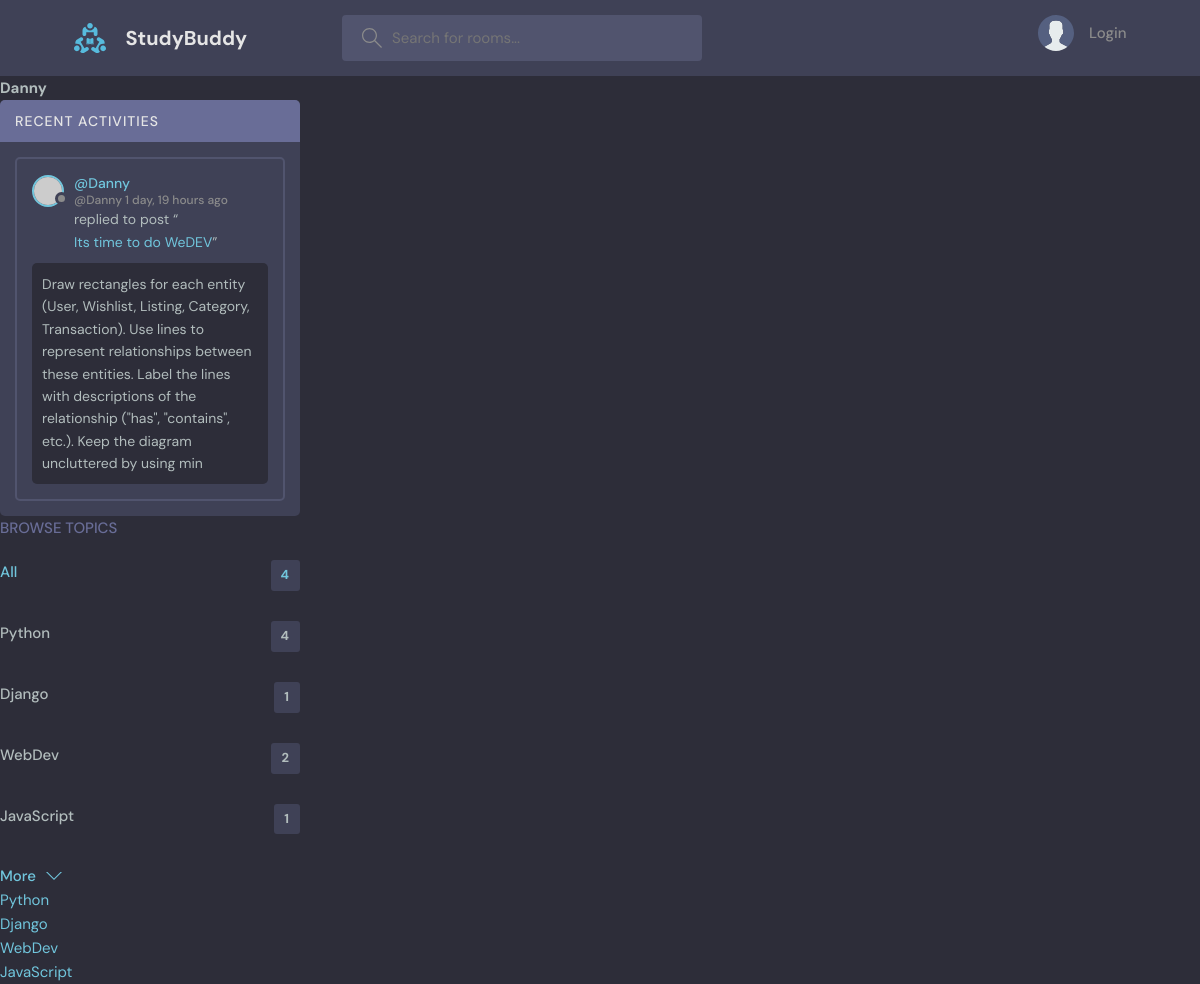
Screenshot of /profile/3/ with the database file from the repository.
### base/models.py (models this page shows, shortened)
class Message(models.Model):
    user = models.ForeignKey(User, on_delete=models.CASCADE)
    room = models.ForeignKey(Room, on_delete=models.CASCADE)
    body = models.TextField()
    updated = models.DateTimeField(auto_now=True)
    created = models.DateTimeField(auto_now_add=True)
    class Meta:
     ordering = ['-created', '-updated']

class Room(models.Model):
    host = models.ForeignKey(User, on_delete=models.SET_NULL, null=True)
    topic= models.ForeignKey(Topic, on_delete=models.SET_NULL, null=True)
    name = models.CharField(max_length=200)
    description = models.TextField(null=True,blank =True)
    participants = models.ManyToManyField(User, related_name='participants', blank=True)
    updated = models.DateTimeField(auto_now=True)
    created = models.DateTimeField(auto_now_add=True)
    class Meta:
        ordering = ['-created', '-updated']
    def __str__(self):
        return self.name

class Topic(models.Model):
    name = models.CharField(max_length=200)
    def __str__(self):
        return self.name

### base/views.py (the view)
# urls.py: path('profile/<str:pk>/', views.userProfile, name="user-profile"),
def userProfile(request, pk):
    user = User.objects.get(id=pk)
    rooms = user.room_set.all()
    room_messages = user.message_set.all()
    topics = Topic.objects.all()
    context ={'user': user, 'rooms': rooms, 'room_messages': room_messages, 'topics': topics}
    return render(request, 'base/profile.html', context)

### base/templates/base/profile.html (shortened to what this page needs)
{% extends 'main.html' %}
{% block content %}
<h1>{{user.username}}</h1>
<div class="profile-container">
    <div>
        {% include 'base/activity_component.html'%}
    </div>
    <div>
        {% include 'base/topics_component.html'%}
    </div>
</div>
{%endblock content %}

### base/templates/base/activity_component.html (shortened to what this page needs)
<div class="activities">
    <div class="activities__header">
      <h2>Recent Activities</h2>
    </div>
    {%for message in room_messages %}
    <div class="activities__box">
      <div class="activities__boxHeader roomListRoom__header">
        <a href="{%  url 'user-profile' message.user.id%}" class="roomListRoom__author">
          <div class="avatar avatar--small">
            <img src="https://randomuser.me/api/portraits/women/11.jpg" />
          </div>
          <p>
            @{{message.user}}
            <span>@{{message.user}} {{message.created|timesince}} ago</span>
          </p>
        </a>
      </div>
      <div class="activities__boxContent">
        <p>replied to post “<a href="{% url 'room' message.room.id %}">{{message.room}}</a>”</p>
        <div class="activities__boxRoomContent">
          {{message.body}}
        </div>
      </div>
 {%endfor%}
</div>

### base/templates/base/topics_component.html
<div class="topics">
  <div class="topics__header">
    <h2>Browse Topics</h2>
  </div>
  <ul class="topics__list">
    <li>
      <a href="{% url 'home'%}" class="active">All <span>{{topics.count}}</span></a>
    </li>
    {% for topic in topics %}
    <li>
      <a href="{% url 'home' %}?q={{topic.name}}">{{topic.name}} <span>{{topic.room_set.all.count}}</span></a>
    </li>
    {% endfor %}
  </ul>
  <a class="btn btn--link" href="topics.html">
    More
    <svg version="1.1" xmlns="http://www.w3.org/2000/svg" width="32" height="32" viewBox="0 0 32 32">
      <title>chevron-down</title>
      <path d="M16 21l-13-13h-3l16 16 16-16h-3l-13 13z"></path>
    </svg>
  </a>
</div>
    {% for topic in topics %}
    <div>
      <a href="{% url 'home' %}?q={{topic.name}}">{{topic}}</a>
    {%endfor%}
    </div>

### static/styles/style.css (style rules this page uses)
:root { --color-main: #71c6dd; --color-main-light: #e1f6fb; --color-dark: #3f4156; --color-dark-medium: #51546e; --color-dark-light: #696d97; --color-light: #e5e5e5; --color-gray: #8b8b8b; --color-light-gray: #b2bdbd; --color-bg: #2d2d39; --color-success: #5dd693; --color-error: #fc4b0b; }
* { font-family: "DM Sans", -apple-system, BlinkMacSystemFont, "Segoe UI", Roboto, Oxygen, Ubuntu, Cantarell, "Open Sans", "Helvetica Neue", sans-serif; margin: 0; padding: 0; box-sizing: border-box; text-rendering: optimizeLegibility; font-size: inherit; }
html { font-size: 56.25%; }
@media only screen and (min-width: 1200px) { html { font-size: 62.5%; } }
body { line-height: 1.6; font-weight: 400; font-size: 1.5rem; color: var(--color-light-gray); background-color: var(--color-bg); min-height: 100vh; }
img { width: 100%; }
a { display: inline-block; color: var(--color-main); text-decoration: none; }
.btn { background-color: transparent; border: none; display: inline-flex; align-items: center; gap: 1rem; cursor: pointer; transition: all ease-in-out 0.3s; padding: 1rem 2rem; border-radius: 5px; box-shadow: 1px 1px 3px 1px rgba(0, 0, 0, 0.15); font-weight: 500; }
.btn--link { border-radius: 0; padding: 0; color: var(--color-main); box-shadow: none; }
.btn > svg { fill: currentColor; width: 1.6rem; height: 1.6rem; }
.avatar { position: relative; display: inline-block; border-radius: 50%; border: 2px solid var(--color-main); }
.avatar img { display: block; border-radius: 50%; object-fit: cover; object-position: center; }
.avatar::after { content: ""; display: block; position: absolute; background-color: var(--color-gray); z-index: 111; border-radius: 50%; border: 0.3rem solid var(--color-dark); }
.avatar.avatar--small img { width: 2.8rem; height: 2.8rem; }
.avatar.avatar--small:after { width: 0.7rem; height: 0.7rem; bottom: 0px; right: -6px; }
.topics__header { margin-bottom: 2rem; }
.topics__header h2 { text-transform: uppercase; font-weight: 500; color: var(--color-dark-light); }
.topics__list { list-style: none; }
.topics__list li a { display: flex; justify-content: space-between; margin-bottom: 3rem; font-weight: 500; color: var(--color-light-gray); transition: all 0.3s ease-in-out; }
.topics__list li a.active, .topics__list li a:hover { color: var(--color-main); }
.topics__list li a span { padding: 0.5rem 1rem; background-color: var(--color-dark); border-radius: 3px; font-size: 1.3rem; font-weight: 700; letter-spacing: 1px; }
.roomListRoom__header { display: flex; justify-content: space-between; align-items: center; }
.roomListRoom__author { font-weight: 500; display: flex; align-items: center; gap: 1rem; }
.activities { background: var(--color-dark); border-radius: 5px; overflow: hidden; }
.activities__header h2 { background-color: var(--color-dark-light); text-transform: uppercase; font-weight: 500; padding: 1rem 1.5rem; color: var(--color-light); letter-spacing: 1px; font-size: 1.4rem; }
.activities__box { margin: 1.5rem; padding: 1.5rem; border: 2px solid var(--color-dark-medium); border-radius: 5px; }
.activities__boxHeader p { font-size: 1.4rem; line-height: 1.3; }
.activities__boxHeader p span { color: var(--color-gray); font-size: 1.2rem; display: block; }
.activities__boxContent { margin-left: 4.2rem; }
.activities__boxContent { font-size: 1.4rem; }
.activities__boxRoomContent { background: var(--color-bg); padding: 1rem; border-radius: 5px; margin-top: 1rem; margin-left: -4.2rem; }

### base/templates/base/profile.html (style rules this page uses)
.profile-container { display: grid; grid-template-columns: 1fr 2fr 1fr; }

### rows the page displays
Message: user "Danny", created "1 day, 19 hours", room "Its time to do WeDEV", body "Draw rectangles for each entity (User, Wishlist, Listing, Category, Transaction). Use lines to represent relationships between these entities. Label the lines with descriptions of the relationship (\"has\", \"contains\", etc.). Keep the diagram uncluttered by using min"
Topic: name "Python", room_set.all.count "4"
Topic: name "Django", room_set.all.count "1"
Topic: name "WebDev", room_set.all.count "2"
Topic: name "JavaScript", room_set.all.count "1"

### other values shown
{{ user.username }} "Danny"
{{ topics.count }} "4"
